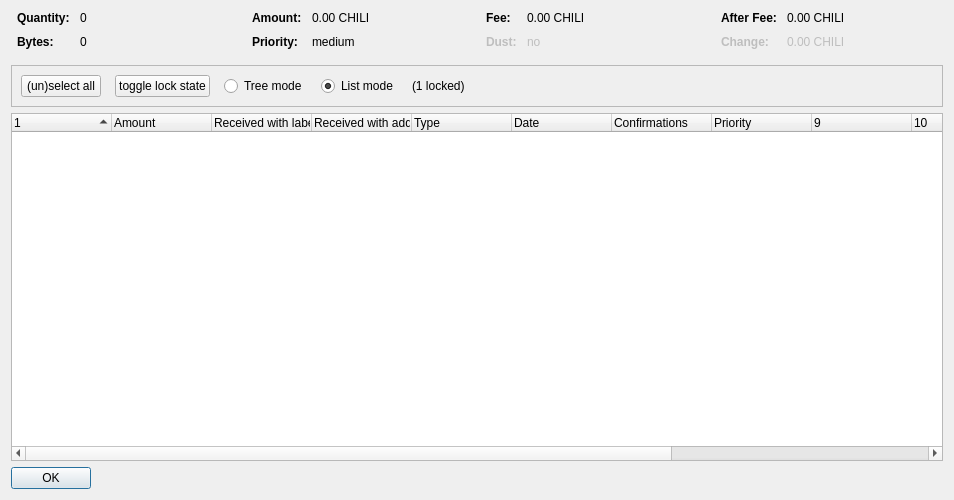
<?xml version="1.0" encoding="UTF-8"?>
<ui version="4.0">
 <class>CoinControlDialog</class>
 <widget class="QDialog" name="CoinControlDialog">
  <property name="geometry">
   <rect>
    <x>0</x>
    <y>0</y>
    <width>954</width>
    <height>500</height>
   </rect>
  </property>
  <property name="windowTitle">
   <string>Coin Selection</string>
  </property>
  <layout class="QVBoxLayout" name="verticalLayout">
   <item>
    <layout class="QHBoxLayout" name="horizontalLayoutTop" stretch="0,0,0,0">
     <property name="topMargin">
      <number>0</number>
     </property>
     <property name="bottomMargin">
      <number>10</number>
     </property>
     <item>
      <layout class="QFormLayout" name="formLayoutCoinControl1">
       <property name="horizontalSpacing">
        <number>10</number>
       </property>
       <property name="verticalSpacing">
        <number>10</number>
       </property>
       <property name="leftMargin">
        <number>6</number>
       </property>
       <property name="rightMargin">
        <number>6</number>
       </property>
       <item row="0" column="0">
        <widget class="QLabel" name="labelCoinControlQuantityText">
         <property name="font">
          <font>
           <weight>75</weight>
           <bold>true</bold>
          </font>
         </property>
         <property name="text">
          <string>Quantity:</string>
         </property>
        </widget>
       </item>
       <item row="0" column="1">
        <widget class="QLabel" name="labelCoinControlQuantity">
         <property name="cursor">
          <cursorShape>IBeamCursor</cursorShape>
         </property>
         <property name="contextMenuPolicy">
          <enum>Qt::ActionsContextMenu</enum>
         </property>
         <property name="text">
          <string notr="true">0</string>
         </property>
         <property name="textInteractionFlags">
          <set>Qt::LinksAccessibleByMouse|Qt::TextSelectableByKeyboard|Qt::TextSelectableByMouse</set>
         </property>
        </widget>
       </item>
       <item row="1" column="0">
        <widget class="QLabel" name="labelCoinControlBytesText">
         <property name="font">
          <font>
           <weight>75</weight>
           <bold>true</bold>
          </font>
         </property>
         <property name="text">
          <string>Bytes:</string>
         </property>
        </widget>
       </item>
       <item row="1" column="1">
        <widget class="QLabel" name="labelCoinControlBytes">
         <property name="cursor">
          <cursorShape>IBeamCursor</cursorShape>
         </property>
         <property name="contextMenuPolicy">
          <enum>Qt::ActionsContextMenu</enum>
         </property>
         <property name="text">
          <string notr="true">0</string>
         </property>
         <property name="textInteractionFlags">
          <set>Qt::LinksAccessibleByMouse|Qt::TextSelectableByKeyboard|Qt::TextSelectableByMouse</set>
         </property>
        </widget>
       </item>
      </layout>
     </item>
     <item>
      <layout class="QFormLayout" name="formLayoutCoinControl2">
       <property name="horizontalSpacing">
        <number>10</number>
       </property>
       <property name="verticalSpacing">
        <number>10</number>
       </property>
       <property name="leftMargin">
        <number>6</number>
       </property>
       <property name="rightMargin">
        <number>6</number>
       </property>
       <item row="0" column="0">
        <widget class="QLabel" name="labelCoinControlAmountText">
         <property name="font">
          <font>
           <weight>75</weight>
           <bold>true</bold>
          </font>
         </property>
         <property name="text">
          <string>Amount:</string>
         </property>
        </widget>
       </item>
       <item row="0" column="1">
        <widget class="QLabel" name="labelCoinControlAmount">
         <property name="cursor">
          <cursorShape>IBeamCursor</cursorShape>
         </property>
         <property name="contextMenuPolicy">
          <enum>Qt::ActionsContextMenu</enum>
         </property>
         <property name="text">
          <string notr="true">0.00 CHILI</string>
         </property>
         <property name="textInteractionFlags">
          <set>Qt::LinksAccessibleByMouse|Qt::TextSelectableByKeyboard|Qt::TextSelectableByMouse</set>
         </property>
        </widget>
       </item>
       <item row="1" column="0">
        <widget class="QLabel" name="labelCoinControlPriorityText">
         <property name="font">
          <font>
           <weight>75</weight>
           <bold>true</bold>
          </font>
         </property>
         <property name="text">
          <string>Priority:</string>
         </property>
        </widget>
       </item>
       <item row="1" column="1">
        <widget class="QLabel" name="labelCoinControlPriority">
         <property name="cursor">
          <cursorShape>IBeamCursor</cursorShape>
         </property>
         <property name="contextMenuPolicy">
          <enum>Qt::ActionsContextMenu</enum>
         </property>
         <property name="text">
          <string>medium</string>
         </property>
         <property name="textInteractionFlags">
          <set>Qt::LinksAccessibleByMouse|Qt::TextSelectableByKeyboard|Qt::TextSelectableByMouse</set>
         </property>
        </widget>
       </item>
      </layout>
     </item>
     <item>
      <layout class="QFormLayout" name="formLayoutCoinControl3">
       <property name="horizontalSpacing">
        <number>10</number>
       </property>
       <property name="verticalSpacing">
        <number>10</number>
       </property>
       <property name="leftMargin">
        <number>6</number>
       </property>
       <property name="rightMargin">
        <number>6</number>
       </property>
       <item row="0" column="0">
        <widget class="QLabel" name="labelCoinControlFeeText">
         <property name="font">
          <font>
           <weight>75</weight>
           <bold>true</bold>
          </font>
         </property>
         <property name="text">
          <string>Fee:</string>
         </property>
        </widget>
       </item>
       <item row="0" column="1">
        <widget class="QLabel" name="labelCoinControlFee">
         <property name="cursor">
          <cursorShape>IBeamCursor</cursorShape>
         </property>
         <property name="contextMenuPolicy">
          <enum>Qt::ActionsContextMenu</enum>
         </property>
         <property name="text">
          <string notr="true">0.00 CHILI</string>
         </property>
         <property name="textInteractionFlags">
          <set>Qt::LinksAccessibleByMouse|Qt::TextSelectableByKeyboard|Qt::TextSelectableByMouse</set>
         </property>
        </widget>
       </item>
       <item row="1" column="0">
        <widget class="QLabel" name="labelCoinControlLowOutputText">
         <property name="enabled">
          <bool>false</bool>
         </property>
         <property name="font">
          <font>
           <weight>75</weight>
           <bold>true</bold>
          </font>
         </property>
         <property name="text">
          <string>Dust:</string>
         </property>
        </widget>
       </item>
       <item row="1" column="1">
        <widget class="QLabel" name="labelCoinControlLowOutput">
         <property name="enabled">
          <bool>false</bool>
         </property>
         <property name="cursor">
          <cursorShape>IBeamCursor</cursorShape>
         </property>
         <property name="contextMenuPolicy">
          <enum>Qt::ActionsContextMenu</enum>
         </property>
         <property name="text">
          <string>no</string>
         </property>
         <property name="textInteractionFlags">
          <set>Qt::LinksAccessibleByMouse|Qt::TextSelectableByKeyboard|Qt::TextSelectableByMouse</set>
         </property>
        </widget>
       </item>
      </layout>
     </item>
     <item>
      <layout class="QFormLayout" name="formLayoutCoinControl4">
       <property name="horizontalSpacing">
        <number>10</number>
       </property>
       <property name="verticalSpacing">
        <number>10</number>
       </property>
       <property name="leftMargin">
        <number>6</number>
       </property>
       <property name="rightMargin">
        <number>6</number>
       </property>
       <item row="0" column="0">
        <widget class="QLabel" name="labelCoinControlAfterFeeText">
         <property name="font">
          <font>
           <weight>75</weight>
           <bold>true</bold>
          </font>
         </property>
         <property name="text">
          <string>After Fee:</string>
         </property>
        </widget>
       </item>
       <item row="0" column="1">
        <widget class="QLabel" name="labelCoinControlAfterFee">
         <property name="cursor">
          <cursorShape>IBeamCursor</cursorShape>
         </property>
         <property name="contextMenuPolicy">
          <enum>Qt::ActionsContextMenu</enum>
         </property>
         <property name="text">
          <string notr="true">0.00 CHILI</string>
         </property>
         <property name="textInteractionFlags">
          <set>Qt::LinksAccessibleByMouse|Qt::TextSelectableByKeyboard|Qt::TextSelectableByMouse</set>
         </property>
        </widget>
       </item>
       <item row="1" column="0">
        <widget class="QLabel" name="labelCoinControlChangeText">
         <property name="enabled">
          <bool>false</bool>
         </property>
         <property name="font">
          <font>
           <weight>75</weight>
           <bold>true</bold>
          </font>
         </property>
         <property name="text">
          <string>Change:</string>
         </property>
        </widget>
       </item>
       <item row="1" column="1">
        <widget class="QLabel" name="labelCoinControlChange">
         <property name="enabled">
          <bool>false</bool>
         </property>
         <property name="cursor">
          <cursorShape>IBeamCursor</cursorShape>
         </property>
         <property name="contextMenuPolicy">
          <enum>Qt::ActionsContextMenu</enum>
         </property>
         <property name="text">
          <string notr="true">0.00 CHILI</string>
         </property>
         <property name="textInteractionFlags">
          <set>Qt::LinksAccessibleByMouse|Qt::TextSelectableByKeyboard|Qt::TextSelectableByMouse</set>
         </property>
        </widget>
       </item>
      </layout>
     </item>
    </layout>
   </item>
   <item>
    <widget class="QFrame" name="frame">
     <property name="minimumSize">
      <size>
       <width>0</width>
       <height>40</height>
      </size>
     </property>
     <property name="frameShape">
      <enum>QFrame::StyledPanel</enum>
     </property>
     <property name="frameShadow">
      <enum>QFrame::Sunken</enum>
     </property>
     <layout class="QHBoxLayout" name="horizontalLayout">
      <item>
       <layout class="QHBoxLayout" name="horizontalLayoutPanel" stretch="0,0,0,0,0,0">
        <property name="spacing">
         <number>14</number>
        </property>
        <item>
         <widget class="QPushButton" name="pushButtonSelectAll">
          <property name="sizePolicy">
           <sizepolicy hsizetype="Maximum" vsizetype="Fixed">
            <horstretch>0</horstretch>
            <verstretch>0</verstretch>
           </sizepolicy>
          </property>
          <property name="text">
           <string>(un)select all</string>
          </property>
          <property name="autoDefault">
           <bool>false</bool>
          </property>
         </widget>
        </item>
        <item>
         <widget class="QPushButton" name="pushButtonToggleLock">
          <property name="sizePolicy">
           <sizepolicy hsizetype="Maximum" vsizetype="Fixed">
            <horstretch>0</horstretch>
            <verstretch>0</verstretch>
           </sizepolicy>
          </property>
          <property name="text">
           <string>toggle lock state</string>
          </property>
          <property name="autoDefault">
           <bool>false</bool>
          </property>
         </widget>
        </item>
        <item>
         <widget class="QRadioButton" name="radioTreeMode">
          <property name="sizePolicy">
           <sizepolicy hsizetype="Maximum" vsizetype="Fixed">
            <horstretch>0</horstretch>
            <verstretch>0</verstretch>
           </sizepolicy>
          </property>
          <property name="text">
           <string>Tree mode</string>
          </property>
         </widget>
        </item>
        <item>
         <widget class="QRadioButton" name="radioListMode">
          <property name="sizePolicy">
           <sizepolicy hsizetype="Maximum" vsizetype="Fixed">
            <horstretch>0</horstretch>
            <verstretch>0</verstretch>
           </sizepolicy>
          </property>
          <property name="text">
           <string>List mode</string>
          </property>
          <property name="checked">
           <bool>true</bool>
          </property>
         </widget>
        </item>
        <item>
         <widget class="QLabel" name="labelLocked">
          <property name="text">
           <string>(1 locked)</string>
          </property>
         </widget>
        </item>
        <item>
         <spacer name="horizontalSpacer">
          <property name="orientation">
           <enum>Qt::Horizontal</enum>
          </property>
          <property name="sizeHint" stdset="0">
           <size>
            <width>40</width>
            <height>20</height>
           </size>
          </property>
         </spacer>
        </item>
       </layout>
      </item>
     </layout>
    </widget>
   </item>
   <item>
    <widget class="CoinControlTreeWidget" name="treeWidget">
     <property name="contextMenuPolicy">
      <enum>Qt::CustomContextMenu</enum>
     </property>
     <property name="sortingEnabled">
      <bool>false</bool>
     </property>
     <property name="columnCount">
      <number>13</number>
     </property>
     <attribute name="headerShowSortIndicator" stdset="0">
      <bool>true</bool>
     </attribute>
     <attribute name="headerStretchLastSection">
      <bool>false</bool>
     </attribute>
     <column>
      <property name="text">
       <string/>
      </property>
     </column>
     <column>
      <property name="text">
       <string>Amount</string>
      </property>
     </column>
     <column>
      <property name="text">
       <string>Received with label</string>
      </property>
     </column>
     <column>
      <property name="text">
       <string>Received with address</string>
      </property>
     </column>
     <column>
      <property name="text">
	<string>Type</string>
      </property>
     </column>
     <column>
      <property name="text">	 
       <string>Date</string>
      </property>
     </column>
     <column>
      <property name="text">
       <string>Confirmations</string>
      </property>
      <property name="toolTip">
       <string>Confirmed</string>
      </property>
     </column>
     <column>
      <property name="text">
       <string>Priority</string>
      </property>
     </column>
     <column>
      <property name="text">
       <string/>
      </property>
     </column>
     <column>
      <property name="text">
       <string/>
      </property>
     </column>
     <column>
      <property name="text">
       <string/>
      </property>
     </column>
     <column>
      <property name="text">
       <string/>
      </property>
     </column>
     <column>
      <property name="text">
       <string/>
      </property>
     </column>
    </widget>
   </item>
   <item>
    <widget class="QDialogButtonBox" name="buttonBox">
     <property name="sizePolicy">
      <sizepolicy hsizetype="Maximum" vsizetype="Fixed">
       <horstretch>0</horstretch>
       <verstretch>0</verstretch>
      </sizepolicy>
     </property>
     <property name="orientation">
      <enum>Qt::Horizontal</enum>
     </property>
     <property name="standardButtons">
      <set>QDialogButtonBox::Ok</set>
     </property>
    </widget>
   </item>
  </layout>
 </widget>
 <customwidgets>
  <customwidget>
   <class>CoinControlTreeWidget</class>
   <extends>QTreeWidget</extends>
   <header>coincontroltreewidget.h</header>
  </customwidget>
 </customwidgets>
 <resources/>
 <connections/>
</ui>
